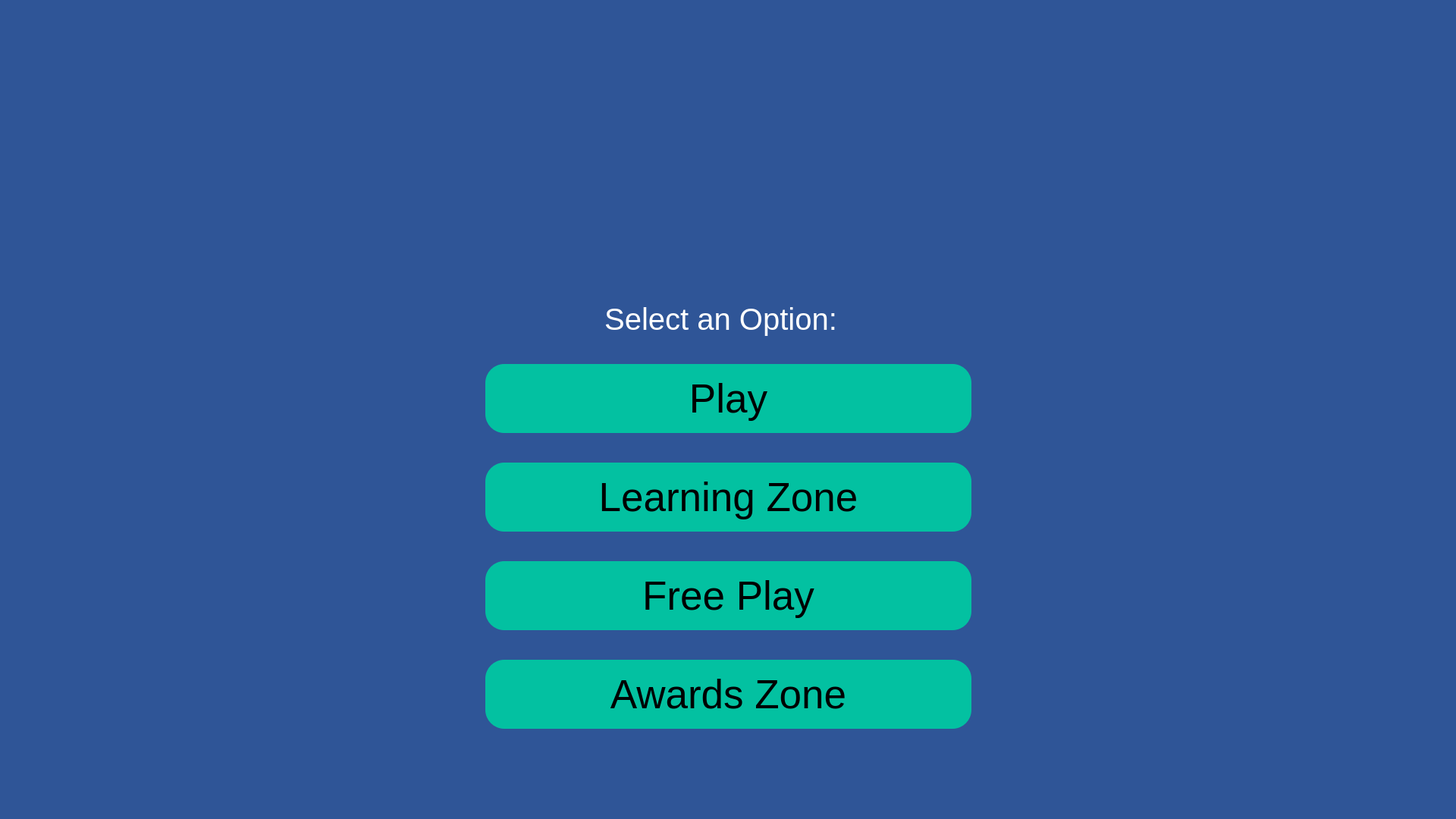
<?xml version="1.0" encoding="UTF-8"?>
<ui version="4.0">
 <class>MainWindow</class>
 <widget class="QMainWindow" name="MainWindow">
  <property name="geometry">
   <rect>
    <x>0</x>
    <y>0</y>
    <width>1920</width>
    <height>1080</height>
   </rect>
  </property>
  <property name="windowTitle">
   <string>MainWindow</string>
  </property>
  <property name="styleSheet">
   <string notr="true">background-color: rgb(47, 85, 151);
</string>
  </property>
  <widget class="QWidget" name="centralwidget">
   <widget class="QLabel" name="label">
    <property name="geometry">
     <rect>
      <x>530</x>
      <y>60</y>
      <width>821</width>
      <height>311</height>
     </rect>
    </property>
    <property name="text">
     <string/>
    </property>
    <property name="pixmap">
     <pixmap>Desktop/Screenshot 2020-07-02 at 10.22.59.png</pixmap>
    </property>
    <property name="scaledContents">
     <bool>true</bool>
    </property>
    <property name="alignment">
     <set>Qt::AlignCenter</set>
    </property>
   </widget>
   <widget class="QLabel" name="selectLabel">
    <property name="geometry">
     <rect>
      <x>590</x>
      <y>390</y>
      <width>721</width>
      <height>61</height>
     </rect>
    </property>
    <property name="font">
     <font>
      <pointsize>30</pointsize>
     </font>
    </property>
    <property name="styleSheet">
     <string notr="true">color: white;</string>
    </property>
    <property name="text">
     <string>Select an Option:</string>
    </property>
    <property name="alignment">
     <set>Qt::AlignCenter</set>
    </property>
   </widget>
   <widget class="QPushButton" name="playButton">
    <property name="geometry">
     <rect>
      <x>640</x>
      <y>480</y>
      <width>641</width>
      <height>91</height>
     </rect>
    </property>
    <property name="font">
     <font>
      <pointsize>40</pointsize>
      <weight>50</weight>
      <bold>false</bold>
     </font>
    </property>
    <property name="styleSheet">
     <string notr="true">background-color : rgb(3, 193, 161);
border-radius: 25px;</string>
    </property>
    <property name="text">
     <string>Play</string>
    </property>
   </widget>
   <widget class="QPushButton" name="learningZoneButton">
    <property name="geometry">
     <rect>
      <x>640</x>
      <y>610</y>
      <width>641</width>
      <height>91</height>
     </rect>
    </property>
    <property name="font">
     <font>
      <pointsize>40</pointsize>
      <weight>50</weight>
      <bold>false</bold>
     </font>
    </property>
    <property name="styleSheet">
     <string notr="true">background-color : rgb(3, 193, 161);
border-radius: 25px;
</string>
    </property>
    <property name="text">
     <string>Learning Zone</string>
    </property>
   </widget>
   <widget class="QPushButton" name="freePlayButton">
    <property name="geometry">
     <rect>
      <x>640</x>
      <y>740</y>
      <width>641</width>
      <height>91</height>
     </rect>
    </property>
    <property name="font">
     <font>
      <pointsize>40</pointsize>
      <weight>50</weight>
      <bold>false</bold>
     </font>
    </property>
    <property name="styleSheet">
     <string notr="true">background-color : rgb(3, 193, 161);
border-radius: 25px;</string>
    </property>
    <property name="text">
     <string>Free Play</string>
    </property>
   </widget>
   <widget class="QPushButton" name="awardsZoneButton">
    <property name="geometry">
     <rect>
      <x>640</x>
      <y>870</y>
      <width>641</width>
      <height>91</height>
     </rect>
    </property>
    <property name="font">
     <font>
      <pointsize>40</pointsize>
      <weight>50</weight>
      <bold>false</bold>
     </font>
    </property>
    <property name="styleSheet">
     <string notr="true">background-color : rgb(3, 193, 161);
border-radius: 25px;</string>
    </property>
    <property name="text">
     <string>Awards Zone</string>
    </property>
   </widget>
  </widget>
  <widget class="QMenuBar" name="menubar">
   <property name="geometry">
    <rect>
     <x>0</x>
     <y>0</y>
     <width>1920</width>
     <height>22</height>
    </rect>
   </property>
  </widget>
  <widget class="QStatusBar" name="statusbar"/>
 </widget>
 <resources/>
 <connections/>
</ui>
